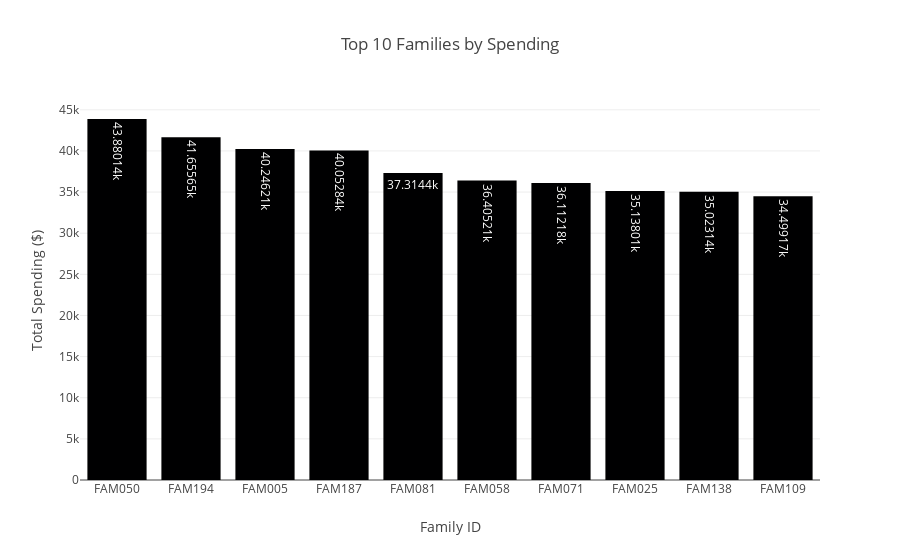

This figure's notebook cell:
### Code cell
# Family-wise spending trends
fig2 = px.bar(
    family_spending.head(10).reset_index(),
    x='Family ID',
    y='Amount',
    title='Top 10 Families by Spending',
    labels={'Amount': 'Total Spending ($)', 'Family ID': 'Family ID'},
    text_auto=True)
fig2.show()

### Figure 1 — Plotly figure (JSON) as saved in the notebook; plotly's stock layout.template omitted (floating-point values rounded to 4 significant figures)
{"data": [{"alignmentgroup": "True", "hovertemplate": "Family ID=%{x}<br>Total Spending ($)=%{y}<extra></extra>", "legendgroup": "", "marker": {"color": "#000001", "pattern": {"shape": ""}}, "name": "", "offsetgroup": "", "orientation": "v", "showlegend": false, "textposition": "auto", "texttemplate": "%{y}", "type": "bar", "x": ["FAM050", "FAM194", "FAM005", "FAM187", "FAM081", "FAM058", "FAM071", "FAM025", "FAM138", "FAM109"], "xaxis": "x", "y": [43880.0, 41660.0, 40250.0, 40050.0, 37310.0, 36410.0, 36110.0, 35140.0, 35020.0, 34500.0], "yaxis": "y"}], "layout": {"autosize": true, "barmode": "relative", "legend": {"tracegroupgap": 0}, "title": {"text": "Top 10 Families by Spending"}, "xaxis": {"anchor": "y", "autorange": true, "domain": [0, 1], "range": [-0.5, 9.5], "title": {"text": "Family ID"}, "type": "category"}, "yaxis": {"anchor": "x", "autorange": true, "domain": [0, 1], "range": [0, 46190.0], "title": {"text": "Total Spending ($)"}, "type": "linear"}}}
